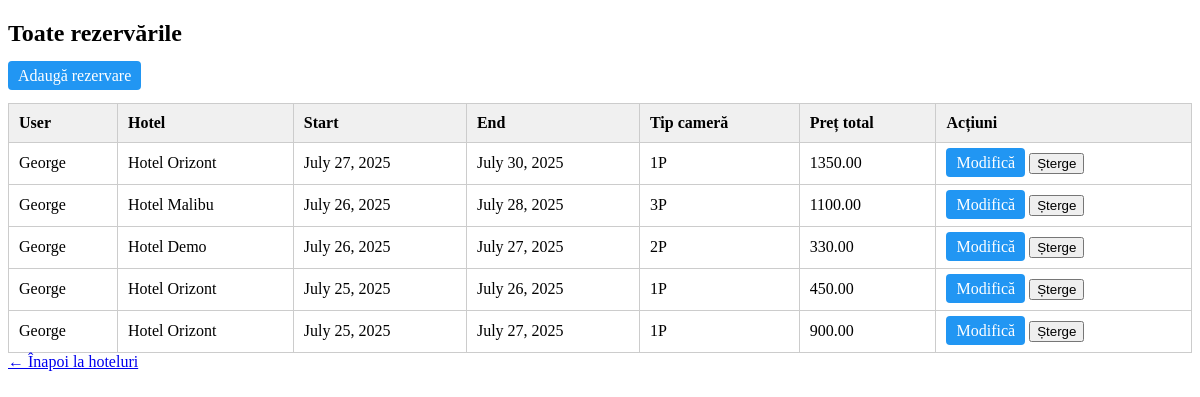
The app's page /booking/admin/reservations/ (signed in), older data.
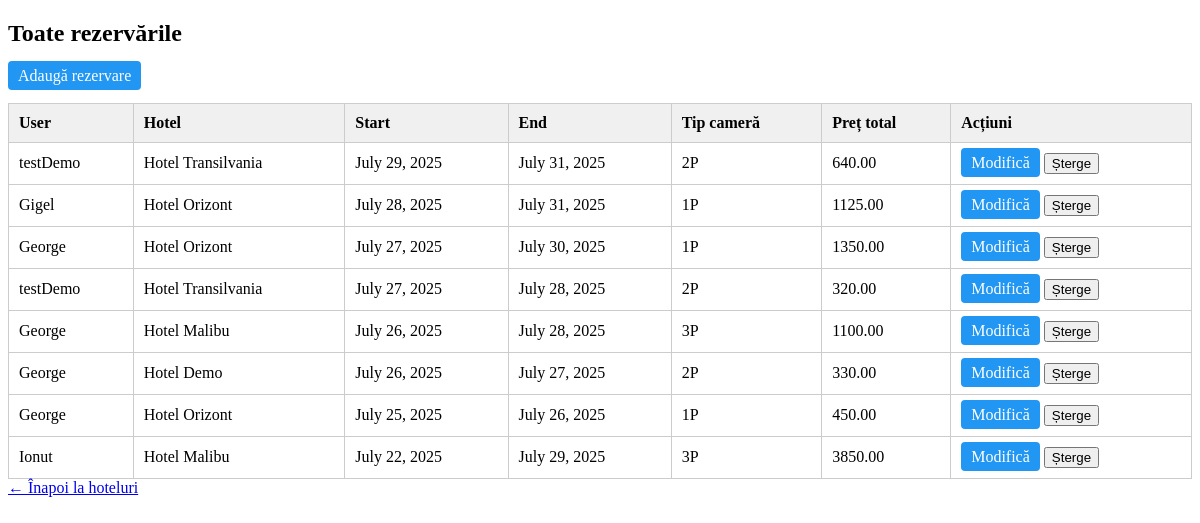
The same page, newer data.
### booking/models/reservation.py (models this page shows, shortened)
class Reservation(models.Model):
    user = models.ForeignKey(settings.AUTH_USER_MODEL, on_delete=models.CASCADE)
    hotel = models.ForeignKey(Hotel, on_delete=models.CASCADE)
    room_type = models.CharField(max_length=3, choices=Hotel.HOTEL_TYPES, editable=False)
    start_date = models.DateField()
    end_date = models.DateField()
    total_price = models.DecimalField(max_digits=8, decimal_places=2, blank=True, null=True)

### booking/models/user.py (models this page shows)
class CustomUser(AbstractUser):
    age = models.PositiveIntegerField(null=True, blank=True)
    profession = models.CharField(max_length=100, blank=True)

### booking/models/hotel.py (models this page shows, shortened)
class Hotel(models.Model):
    HOTEL_TYPES = [
        ('1P', 'Cameră pentru 1 persoană'),
        ('2P', 'Cameră pentru 2 persoane'),
        ('3P', 'Cameră pentru 3 persoane'),
        ('APT', 'Apartament'),
    ]
    name = models.CharField(max_length=100)
    location = models.CharField(max_length=100)
    description = models.TextField()
    available_types = models.CharField(max_length=3, choices=HOTEL_TYPES)
    price_per_night = models.DecimalField(max_digits=7, decimal_places=2)

### booking/views/reservation_views.py (the view)
# urls.py: path('admin/reservations/', all_reservations_view, name='admin_reservations'),
@staff_member_required
def all_reservations_view(request):
    reservations = Reservation.objects.select_related('user', 'hotel').all().order_by('-start_date')
    return render(request, 'booking/list.html', {
        'reservations': reservations
    })

### booking/templates/booking/list.html (shortened to what this page needs)
<!DOCTYPE html>
<html>
<head>
</head>
<body>
    <h2>Toate rezervările</h2>
    <a href="{% url 'create_reservation_admin' %}" class="button">Adaugă rezervare</a>
    <br><br>
    <table>
        <thead>
            <tr>
                <th>User</th>
                <th>Hotel</th>
                <th>Start</th>
                <th>End</th>
                <th>Tip cameră</th>
                <th>Preț total</th>
                <th>Acțiuni</th>
            </tr>
        </thead>
        <tbody>
            {% for r in reservations %}
            <tr>
                <td>{{ r.user.username }}</td>
                <td>{{ r.hotel.name }}</td>
                <td>{{ r.start_date }}</td>
                <td>{{ r.end_date }}</td>
                <td>{{ r.room_type }}</td>
                <td>{{ r.total_price }}</td>
                <td>
                    <a href="{% url 'update_reservation_admin' r.id %}" class="button">Modifică</a>
                    <form action="{% url 'delete_reservation_admin' r.id %}" method="post" style="display:inline;">
                        <button type="submit" onclick="return confirm('Ești sigur că vrei să ștergi această rezervare?');">Șterge</button>
                    </form>
                </td>
            </tr>
            {% endfor %}
        </tbody>
    </table>
    <a href="{% url 'hotels' %}">← Înapoi la hoteluri</a>
</body>
</html>

### booking/templates/booking/list.html (style rules this page uses)
table { width: 100%; border-collapse: collapse; background: #fff; }
th, td { padding: 10px; border: 1px solid #ccc; text-align: left; }
th { background-color: #f0f0f0; }
a.button { padding: 6px 10px; background: #2196F3; color: white; text-decoration: none; border-radius: 4px; }

Row changes from the older to the newer data that the page shows:
removed Reservation: user.username "George", hotel.name "Hotel Orizont", start_date "July 25, 2025", end_date "July 27, 2025", room_type "1P", total_price "900.00"
added Reservation: user.username "testDemo", hotel.name "Hotel Transilvania", start_date "July 29, 2025", end_date "July 31, 2025", room_type "2P", total_price "640.00"
added Reservation: user.username "Gigel", hotel.name "Hotel Orizont", start_date "July 28, 2025", end_date "July 31, 2025", room_type "1P", total_price "1125.00"
added Reservation: user.username "testDemo", hotel.name "Hotel Transilvania", start_date "July 27, 2025", end_date "July 28, 2025", room_type "2P", total_price "320.00"
added Reservation: user.username "Ionut", hotel.name "Hotel Malibu", start_date "July 22, 2025", end_date "July 29, 2025", room_type "3P", total_price "3850.00"
